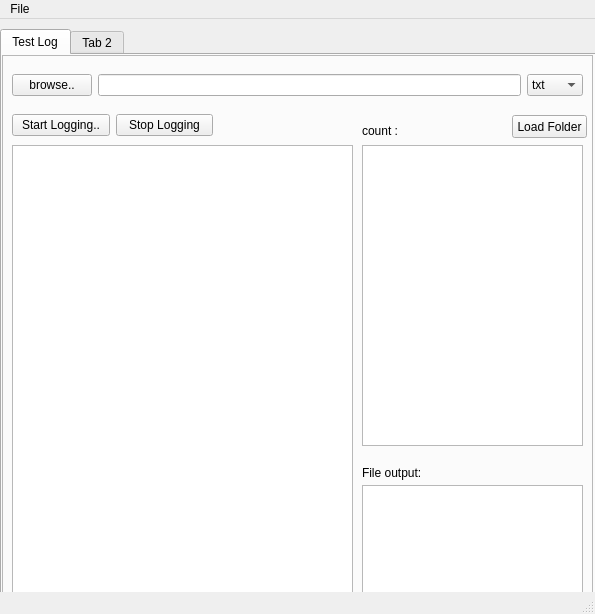
<?xml version="1.0" encoding="UTF-8"?>
<ui version="4.0">
 <class>MainWindow</class>
 <widget class="QMainWindow" name="MainWindow">
  <property name="geometry">
   <rect>
    <x>0</x>
    <y>0</y>
    <width>595</width>
    <height>614</height>
   </rect>
  </property>
  <property name="windowTitle">
   <string>MainWindow</string>
  </property>
  <widget class="QWidget" name="centralwidget">
   <widget class="QTabWidget" name="tabWidget">
    <property name="geometry">
     <rect>
      <x>0</x>
      <y>10</y>
      <width>601</width>
      <height>601</height>
     </rect>
    </property>
    <widget class="QWidget" name="tab_TestLog">
     <attribute name="title">
      <string>Test Log</string>
     </attribute>
     <widget class="QFrame" name="frame">
      <property name="geometry">
       <rect>
        <x>0</x>
        <y>0</y>
        <width>591</width>
        <height>561</height>
       </rect>
      </property>
      <property name="frameShape">
       <enum>QFrame::StyledPanel</enum>
      </property>
      <property name="frameShadow">
       <enum>QFrame::Raised</enum>
      </property>
      <widget class="QWidget" name="horizontalLayoutWidget">
       <property name="geometry">
        <rect>
         <x>10</x>
         <y>10</y>
         <width>571</width>
         <height>41</height>
        </rect>
       </property>
       <layout class="QHBoxLayout" name="horizontalLayout">
        <item>
         <widget class="QPushButton" name="btn_browse">
          <property name="text">
           <string>browse..</string>
          </property>
         </widget>
        </item>
        <item>
         <widget class="QLineEdit" name="txt_fDir"/>
        </item>
        <item>
         <widget class="QComboBox" name="cb_filetype">
          <item>
           <property name="text">
            <string>txt</string>
           </property>
          </item>
          <item>
           <property name="text">
            <string>hwp</string>
           </property>
          </item>
          <item>
           <property name="text">
            <string>xlsx</string>
           </property>
          </item>
          <item>
           <property name="text">
            <string>docx</string>
           </property>
          </item>
         </widget>
        </item>
       </layout>
      </widget>
      <widget class="QTextBrowser" name="txt_log">
       <property name="geometry">
        <rect>
         <x>10</x>
         <y>90</y>
         <width>341</width>
         <height>451</height>
        </rect>
       </property>
      </widget>
      <widget class="QWidget" name="horizontalLayoutWidget_2">
       <property name="geometry">
        <rect>
         <x>10</x>
         <y>50</y>
         <width>201</width>
         <height>41</height>
        </rect>
       </property>
       <layout class="QHBoxLayout" name="horizontalLayout_2">
        <item>
         <widget class="QPushButton" name="btn_start">
          <property name="text">
           <string>Start Logging..</string>
          </property>
         </widget>
        </item>
        <item>
         <widget class="QPushButton" name="btn_stop">
          <property name="text">
           <string>Stop Logging</string>
          </property>
         </widget>
        </item>
       </layout>
      </widget>
      <widget class="QListView" name="lv_folder">
       <property name="geometry">
        <rect>
         <x>360</x>
         <y>90</y>
         <width>221</width>
         <height>301</height>
        </rect>
       </property>
      </widget>
      <widget class="QPushButton" name="btn_load">
       <property name="geometry">
        <rect>
         <x>510</x>
         <y>60</y>
         <width>75</width>
         <height>23</height>
        </rect>
       </property>
       <property name="text">
        <string>Load Folder</string>
       </property>
      </widget>
      <widget class="QTextBrowser" name="txt_fileoutput">
       <property name="geometry">
        <rect>
         <x>360</x>
         <y>430</y>
         <width>221</width>
         <height>111</height>
        </rect>
       </property>
      </widget>
      <widget class="QLabel" name="lb_fileoutput">
       <property name="geometry">
        <rect>
         <x>360</x>
         <y>410</y>
         <width>91</width>
         <height>16</height>
        </rect>
       </property>
       <property name="text">
        <string>File output:</string>
       </property>
      </widget>
      <widget class="QLabel" name="lb_count">
       <property name="geometry">
        <rect>
         <x>360</x>
         <y>70</y>
         <width>56</width>
         <height>12</height>
        </rect>
       </property>
       <property name="text">
        <string>count :</string>
       </property>
      </widget>
     </widget>
    </widget>
    <widget class="QWidget" name="tab_2">
     <attribute name="title">
      <string>Tab 2</string>
     </attribute>
    </widget>
   </widget>
  </widget>
  <widget class="QMenuBar" name="menubar">
   <property name="geometry">
    <rect>
     <x>0</x>
     <y>0</y>
     <width>595</width>
     <height>21</height>
    </rect>
   </property>
   <widget class="QMenu" name="menuFile">
    <property name="title">
     <string>File</string>
    </property>
    <addaction name="actionExit"/>
   </widget>
   <addaction name="menuFile"/>
  </widget>
  <widget class="QStatusBar" name="statusbar"/>
  <action name="actionExit">
   <property name="text">
    <string>Exit</string>
   </property>
  </action>
 </widget>
 <resources/>
 <connections>
  <connection>
   <sender>btn_browse</sender>
   <signal>clicked()</signal>
   <receiver>MainWindow</receiver>
   <slot>action_openfilebrowse()</slot>
   <hints>
    <hint type="sourcelabel">
     <x>45</x>
     <y>81</y>
    </hint>
    <hint type="destinationlabel">
     <x>130</x>
     <y>21</y>
    </hint>
   </hints>
  </connection>
  <connection>
   <sender>btn_start</sender>
   <signal>clicked()</signal>
   <receiver>MainWindow</receiver>
   <slot>action_startlogging()</slot>
   <hints>
    <hint type="sourcelabel">
     <x>84</x>
     <y>118</y>
    </hint>
    <hint type="destinationlabel">
     <x>145</x>
     <y>-6</y>
    </hint>
   </hints>
  </connection>
  <connection>
   <sender>btn_stop</sender>
   <signal>clicked()</signal>
   <receiver>MainWindow</receiver>
   <slot>action_stoplogging()</slot>
   <hints>
    <hint type="sourcelabel">
     <x>174</x>
     <y>114</y>
    </hint>
    <hint type="destinationlabel">
     <x>264</x>
     <y>-14</y>
    </hint>
   </hints>
  </connection>
  <connection>
   <sender>btn_load</sender>
   <signal>clicked()</signal>
   <receiver>MainWindow</receiver>
   <slot>action_loadFolder()</slot>
   <hints>
    <hint type="sourcelabel">
     <x>558</x>
     <y>117</y>
    </hint>
    <hint type="destinationlabel">
     <x>459</x>
     <y>-8</y>
    </hint>
   </hints>
  </connection>
 </connections>
 <slots>
  <slot>action_openfilebrowse()</slot>
  <slot>action_startlogging()</slot>
  <slot>action_stoplogging()</slot>
  <slot>action_loadFolder()</slot>
 </slots>
</ui>
